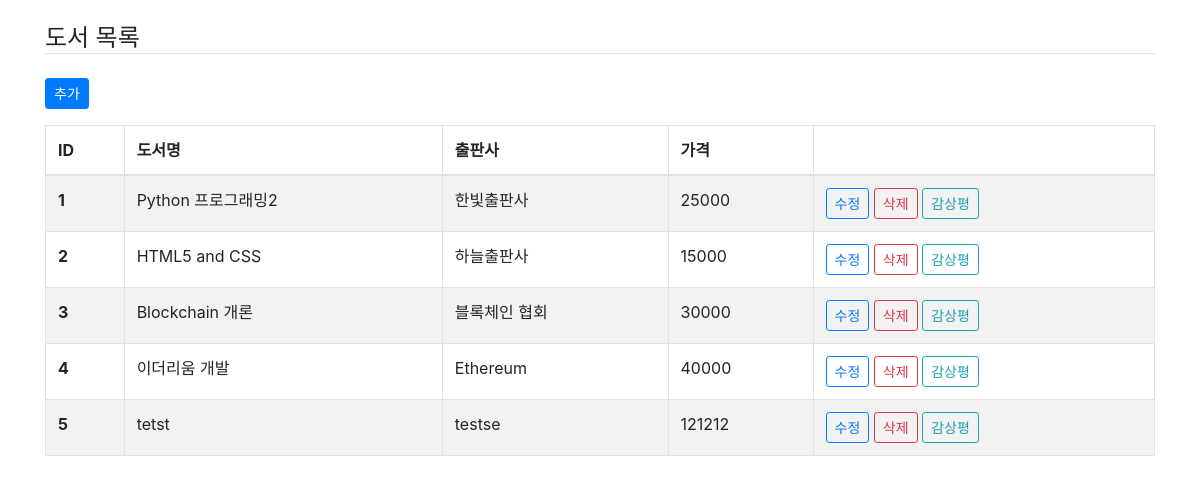
/cms/book/, run on an earlier commit of the app's database.
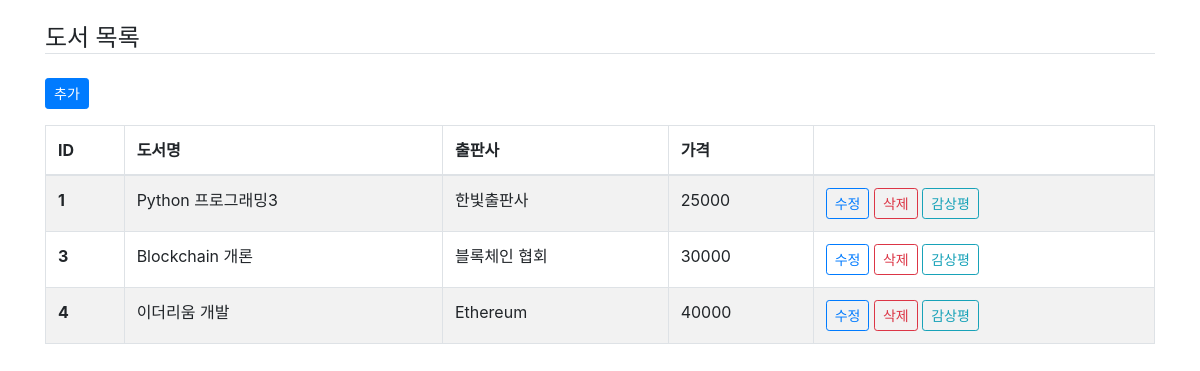
And on a later commit of the database.
### cms/models.py (models this page shows, shortened)
class Book(models.Model):
    name = models.CharField('도서명', max_length=100)
    publisher = models.CharField('출판사', max_length=100, blank=True)
    price = models.IntegerField('가격', blank=True, default=0)

### cms/views.py (the view)
# urls.py: path('book/', views.book_list, name='book_list'),
def book_list(request):
    books = Book.objects.all().order_by('id')
    context = {}
    context['books'] = books
    return render(request, 'cms/book_list.html', context)

### cms/templates/cms/book_list.html (shortened to what this page needs)
{% extends "cms/base.html" %}
{% block content %}
<h4 class="mt-4 border-bottom"> 도서 목록</h4>
<a href="{% url 'cms:book_add' %}" class="btn btn-primary btn-sm my-3">추가</a>
<table class="table table-striped table-bordered">
    <thead>
        <tr>
            <th scope="col">ID</th>
            <th scope="col">도서명</th>
            <th scope="col">출판사</th>
            <th scope="col">가격</th>
            <th scope="col"></th>
        </tr>
    </thead>
    <tbody>
        {% for book in books %}
        <tr>
            <th scope="row">{{ book.id }}</th>
            <td>{{ book.name }}</td>
            <td>{{ book.publisher }}</td>
            <td>{{ book.price }}</td>
            <td>
                <a href="{% url 'cms:book_modify' book_id=book.id %}" class="btn btn-outline-primary btn-sm">수정</a>
                <a href="{% url 'cms:book_remove' book_id=book.id %}" class="btn btn-outline-danger btn-sm">삭제</a>
                <a href="{% url 'cms:impression_list' book_id=book.id %}" class="btn btn-outline-info btn-sm">감상평</a>
            </td>
        </tr>
        {% endfor %}
    </tbody>
</table>
{% endblock %}

### cms/templates/cms/base.html (shortened to what this page needs)
{% load i18n static %}
<!DOCTYPE html>
{% get_current_language as LANGUAGE_CODE %}
<html>
<head>
<link rel="stylesheet" href="{% static 'cms/css/bootstrap.min.css' %}">
</head>
<body>
    <div class="container">
        {% block content %}{% endblock %}
    </div>
</body>
</html>

What changed in the data, as far as the page shows it:
removed Book: id "2", name "HTML5 and CSS", publisher "하늘출판사", price "15000"
removed Book: id "5", name "tetst", publisher "testse", price "121212"
changed Book "한빛출판사": name "Python 프로그래밍2" → "Python 프로그래밍3"
